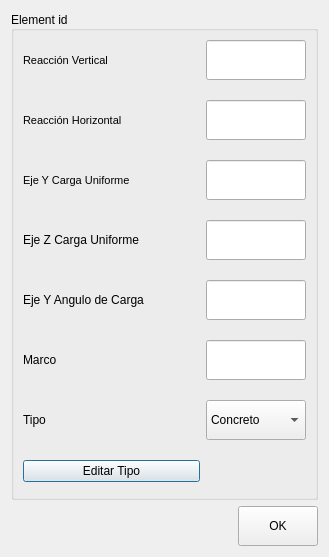
<?xml version="1.0" encoding="UTF-8"?>
<ui version="4.0">
 <class>Dialog</class>
 <widget class="QDialog" name="Dialog">
  <property name="geometry">
   <rect>
    <x>0</x>
    <y>0</y>
    <width>329</width>
    <height>557</height>
   </rect>
  </property>
  <property name="windowTitle">
   <string>Dialog</string>
  </property>
  <layout class="QVBoxLayout" name="verticalLayout">
   <item>
    <widget class="QGroupBox" name="element_group">
     <property name="title">
      <string>Element id</string>
     </property>
     <property name="alignment">
      <set>Qt::AlignLeading|Qt::AlignLeft|Qt::AlignVCenter</set>
     </property>
     <layout class="QGridLayout" name="gridLayout_2">
      <property name="verticalSpacing">
       <number>20</number>
      </property>
      <item row="5" column="0">
       <widget class="QLabel" name="label_2">
        <property name="text">
         <string>Eje Y Angulo de Carga</string>
        </property>
       </widget>
      </item>
      <item row="6" column="0">
       <widget class="QLabel" name="label_3">
        <property name="text">
         <string>Marco</string>
        </property>
       </widget>
      </item>
      <item row="7" column="0">
       <widget class="QLabel" name="label_4">
        <property name="text">
         <string>Tipo</string>
        </property>
       </widget>
      </item>
      <item row="7" column="1">
       <widget class="QComboBox" name="type">
        <property name="minimumSize">
         <size>
          <width>0</width>
          <height>40</height>
         </size>
        </property>
        <property name="maximumSize">
         <size>
          <width>100</width>
          <height>16777215</height>
         </size>
        </property>
        <property name="layoutDirection">
         <enum>Qt::LeftToRight</enum>
        </property>
        <item>
         <property name="text">
          <string>Concreto</string>
         </property>
        </item>
        <item>
         <property name="text">
          <string>Or: Acero</string>
         </property>
        </item>
        <item>
         <property name="text">
          <string>Ir: Acero</string>
         </property>
        </item>
        <item>
         <property name="text">
          <string>Oc: Acero</string>
         </property>
        </item>
        <item>
         <property name="text">
          <string>Custom</string>
         </property>
        </item>
       </widget>
      </item>
      <item row="6" column="1">
       <widget class="QLineEdit" name="marco">
        <property name="minimumSize">
         <size>
          <width>0</width>
          <height>40</height>
         </size>
        </property>
        <property name="maximumSize">
         <size>
          <width>100</width>
          <height>16777215</height>
         </size>
        </property>
        <property name="layoutDirection">
         <enum>Qt::RightToLeft</enum>
        </property>
       </widget>
      </item>
      <item row="4" column="0">
       <widget class="QLabel" name="label">
        <property name="text">
         <string>Eje Z Carga Uniforme</string>
        </property>
       </widget>
      </item>
      <item row="5" column="1">
       <widget class="QLineEdit" name="aw">
        <property name="minimumSize">
         <size>
          <width>0</width>
          <height>40</height>
         </size>
        </property>
        <property name="maximumSize">
         <size>
          <width>100</width>
          <height>16777215</height>
         </size>
        </property>
        <property name="layoutDirection">
         <enum>Qt::RightToLeft</enum>
        </property>
       </widget>
      </item>
      <item row="4" column="1">
       <widget class="QLineEdit" name="wz">
        <property name="minimumSize">
         <size>
          <width>0</width>
          <height>40</height>
         </size>
        </property>
        <property name="maximumSize">
         <size>
          <width>100</width>
          <height>16777215</height>
         </size>
        </property>
        <property name="layoutDirection">
         <enum>Qt::RightToLeft</enum>
        </property>
       </widget>
      </item>
      <item row="3" column="1">
       <widget class="QLineEdit" name="wy">
        <property name="minimumSize">
         <size>
          <width>0</width>
          <height>40</height>
         </size>
        </property>
        <property name="maximumSize">
         <size>
          <width>100</width>
          <height>40</height>
         </size>
        </property>
        <property name="layoutDirection">
         <enum>Qt::RightToLeft</enum>
        </property>
        <property name="inputMethodHints">
         <set>Qt::ImhDigitsOnly|Qt::ImhFormattedNumbersOnly</set>
        </property>
        <property name="text">
         <string/>
        </property>
       </widget>
      </item>
      <item row="1" column="0">
       <widget class="QLabel" name="x_label_end">
        <property name="font">
         <font>
          <pointsize>8</pointsize>
          <weight>50</weight>
          <bold>false</bold>
         </font>
        </property>
        <property name="text">
         <string>Reacción Vertical</string>
        </property>
       </widget>
      </item>
      <item row="2" column="1">
       <widget class="QLineEdit" name="ky">
        <property name="minimumSize">
         <size>
          <width>0</width>
          <height>40</height>
         </size>
        </property>
        <property name="maximumSize">
         <size>
          <width>100</width>
          <height>40</height>
         </size>
        </property>
        <property name="layoutDirection">
         <enum>Qt::RightToLeft</enum>
        </property>
        <property name="inputMethodHints">
         <set>Qt::ImhDigitsOnly|Qt::ImhFormattedNumbersOnly</set>
        </property>
       </widget>
      </item>
      <item row="3" column="0">
       <widget class="QLabel" name="z_label_end">
        <property name="font">
         <font>
          <pointsize>8</pointsize>
          <weight>50</weight>
          <bold>false</bold>
         </font>
        </property>
        <property name="text">
         <string>Eje Y Carga Uniforme</string>
        </property>
       </widget>
      </item>
      <item row="1" column="1">
       <widget class="QLineEdit" name="kv">
        <property name="minimumSize">
         <size>
          <width>0</width>
          <height>40</height>
         </size>
        </property>
        <property name="maximumSize">
         <size>
          <width>100</width>
          <height>40</height>
         </size>
        </property>
        <property name="layoutDirection">
         <enum>Qt::LeftToRight</enum>
        </property>
        <property name="inputMethodHints">
         <set>Qt::ImhDigitsOnly|Qt::ImhFormattedNumbersOnly</set>
        </property>
       </widget>
      </item>
      <item row="2" column="0">
       <widget class="QLabel" name="y_label_end">
        <property name="font">
         <font>
          <pointsize>8</pointsize>
          <weight>50</weight>
          <bold>false</bold>
         </font>
        </property>
        <property name="text">
         <string>Reacción Horizontal</string>
        </property>
       </widget>
      </item>
      <item row="8" column="0">
       <widget class="QPushButton" name="edit_type">
        <property name="text">
         <string>Editar Tipo</string>
        </property>
       </widget>
      </item>
     </layout>
    </widget>
   </item>
   <item>
    <widget class="QPushButton" name="ok_btn">
     <property name="minimumSize">
      <size>
       <width>80</width>
       <height>40</height>
      </size>
     </property>
     <property name="maximumSize">
      <size>
       <width>80</width>
       <height>40</height>
      </size>
     </property>
     <property name="sizeIncrement">
      <size>
       <width>80</width>
       <height>40</height>
      </size>
     </property>
     <property name="layoutDirection">
      <enum>Qt::RightToLeft</enum>
     </property>
     <property name="text">
      <string>OK</string>
     </property>
    </widget>
   </item>
  </layout>
 </widget>
 <resources/>
 <connections/>
</ui>
